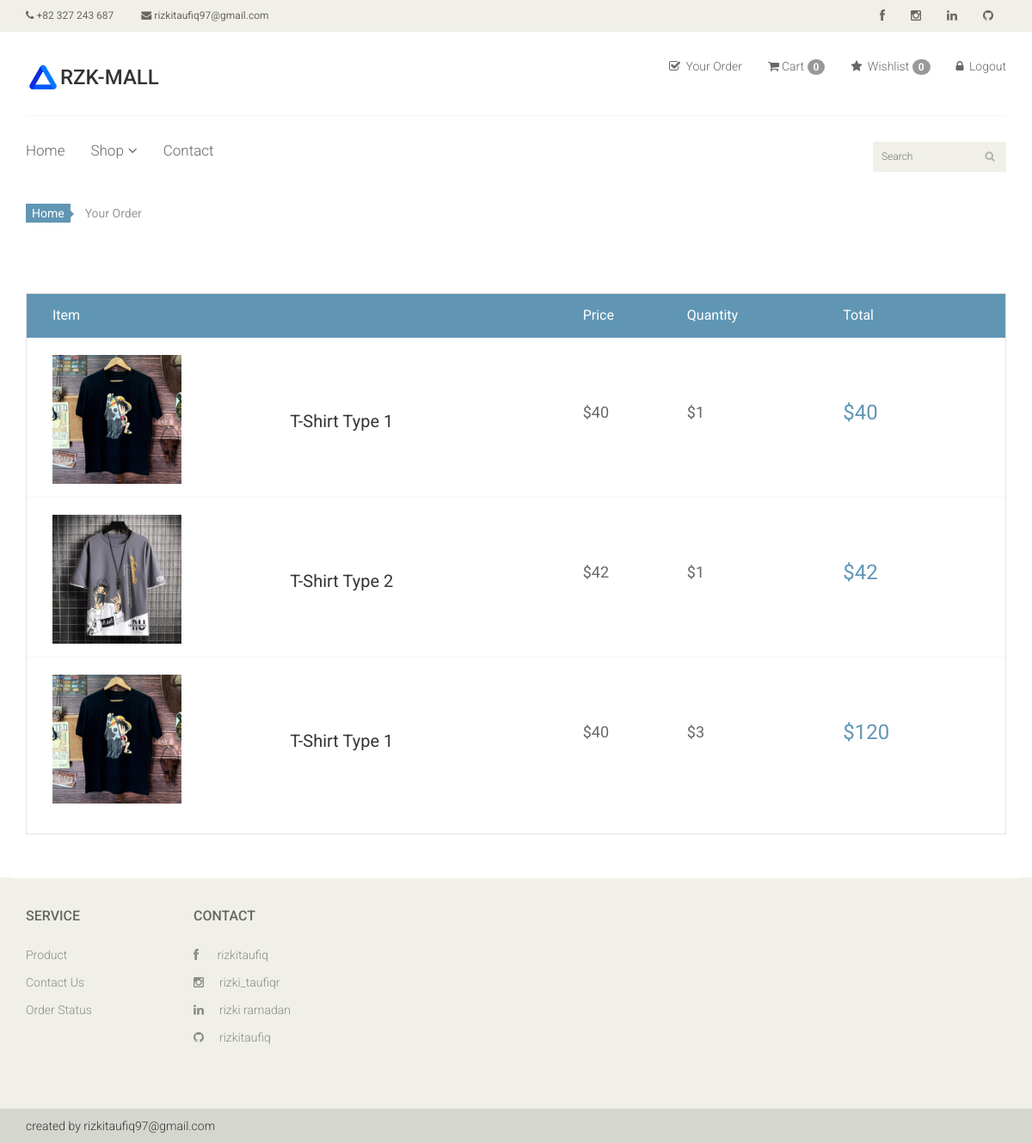
Page /order/ (signed in) on the earlier database version.
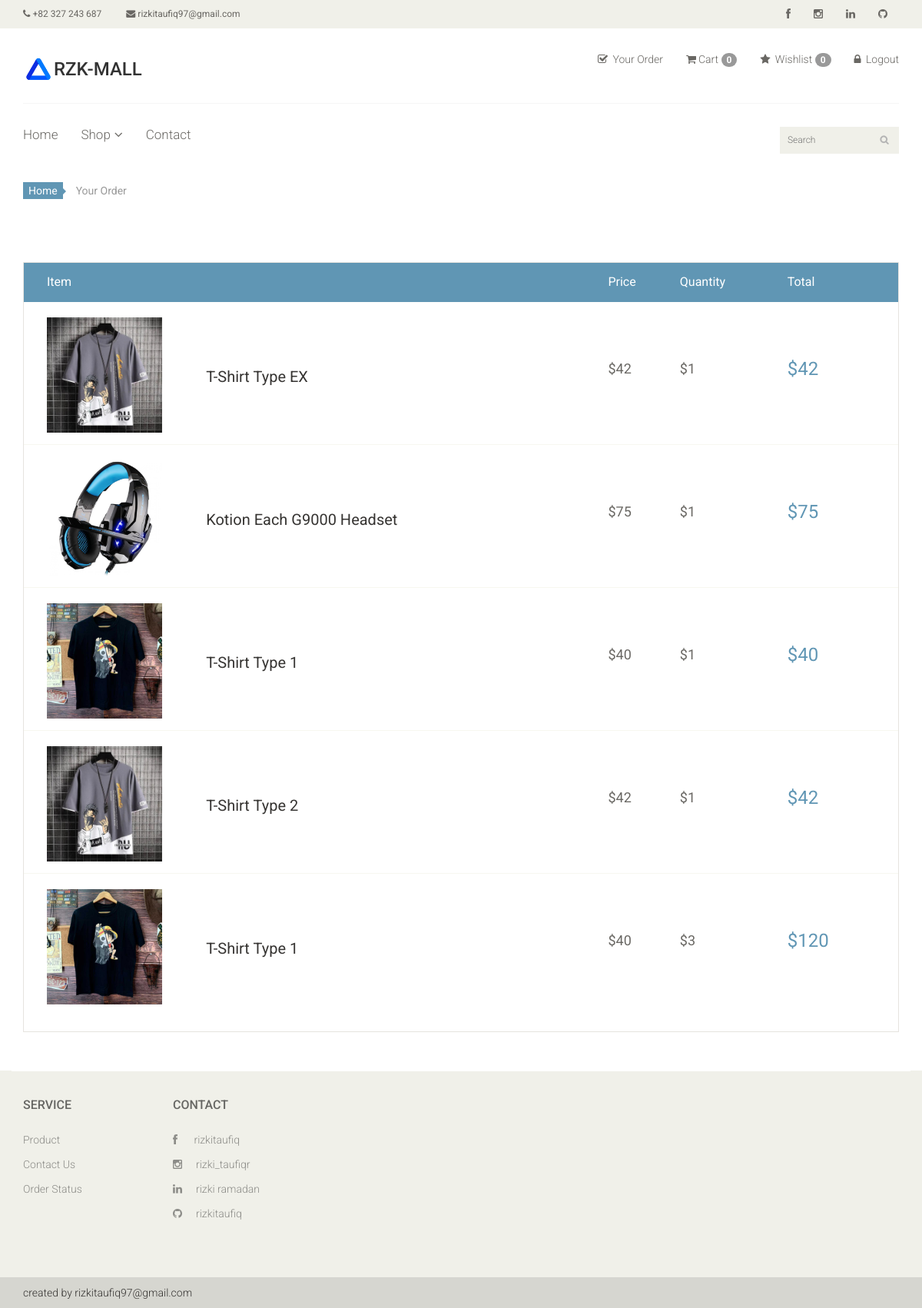
Same page on the later database version.
### app/models.py (models this page shows, shortened)
class Order(models.Model):
    image       = models.ImageField(upload_to='ecommerce/order/image')
    product     = models.CharField(max_length = 1000, default='')
    user        = models.ForeignKey(User, on_delete = models.CASCADE)
    price       = models.IntegerField()
    quantity    = models.CharField(max_length=5)
    total       = models.CharField(max_length = 1000, default='')
    address     = models.TextField()
    phone       = models.CharField(max_length = 10)
    pincode     = models.CharField(max_length = 10)
    date        = models.DateField(default = datetime.datetime.today)

### ecom/views.py (the view)
# urls.py: path('order/', views.order_page, name='order'),
def order_page(request):
    uid     = request.session.get('_auth_user_id')
    user    = User.objects.get(pk = uid)
    wishlist_count = Wishlist.objects.filter(user=user).count()
    order   = Order.objects.filter(user = user).order_by('-date')
    context = {
        'order' : order,
        'wishlist_count' : wishlist_count,
    }
    return render(request,'order.html', context)

### templates/order.html
{% extends "master.html" %}
{% block body %}
<section id="cart_items">
    <div class="container">
        <div class="breadcrumbs">
            <ol class="breadcrumb">
              <li><a href="#">Home</a></li>
              <li class="active">Your Order</li>
            </ol>
        </div>
        <div class="table-responsive cart_info">
            <table class="table table-condensed">
                <thead>
                    <tr class="cart_menu">
                        <td class="image">Item</td>
                        <td class="description"></td>
                        <td class="price">Price</td>
                        <td class="quantity">Quantity</td>
                        <td class="total">Total</td>
                        <td></td>
                    </tr>
                </thead>
                <tbody>
                    {% for data in order %}
                    <tr>
                        <td class="cart_product">
                            <a href=""><img src="{{ data.image }}" alt="" style="width:150px; height:150px;"></a>
                        </td>
                        <td class="cart_description">
                            <h4><a href="">{{ data.product }}</a></h4>
                        </td>
                        <td class="cart_price">
                            <p>${{ data.price }}</p>
                        </td>
                        <td class="cart_price">
                            <div class="cart_quantity_button">
                                <p>${{ data.quantity }}</p>
                            </div>
                        </td>
                        <td class="cart_total">
                            <p class="cart_total_price">${{ data.total }}</p>
                        </td>
                    </tr>
                    {% endfor %}
                </tbody>
            </table>
        </div>
    </div>
</section>
{% endblock %}

### templates/master.html (shortened to what this page needs)
<!DOCTYPE html>
<html lang="en">
<head>
    {% load static %}
    <link href="/static/css/bootstrap.min.css" rel="stylesheet">
    <link href="/static/css/font-awesome.min.css" rel="stylesheet">
    <link href="/static/css/prettyPhoto.css" rel="stylesheet">
    <link href="/static/css/price-range.css" rel="stylesheet">
    <link href="/static/css/animate.css" rel="stylesheet">
	<link href="/static/css/main.css" rel="stylesheet">
	<link href="/static/css/responsive.css" rel="stylesheet">
</head>
<body>
    <header id="header">
		<div class="header_top">
			<div class="container">
				<div class="row">
					<div class="col-sm-6">
						<div class="contactinfo">
							<ul class="nav nav-pills">
								<li><a href="#"><i class="fa fa-phone"></i> +82 327 243 687</a></li>
								<li><a href="#"><i class="fa fa-envelope"></i> rizkitaufiq97@gmail.com</a></li>
							</ul>
						</div>
					</div>
					<div class="col-sm-6">
						<div class="social-icons pull-right">
							<ul class="nav navbar-nav">
								<li><a href="https://web.facebook.com/rizki.taufiq2"><i class="fa fa-facebook"></i></a></li>
								<li><a href="https://www.instagram.com/rizki_taufiqr/"><i class="fa fa-instagram"></i></a></li>
								<li><a href="https://www.linkedin.com/in/rizki-ramadan-760084282/"><i class="fa fa-linkedin"></i></a></li>
								<li><a href="https://github.com/rizkitaufiq?tab=repositories"><i class="fa fa-github"></i></a></li>
							</ul>
						</div>
					</div>
				</div>
			</div>
		</div>
		<div class="header-middle">
			<div class="container">
				<div class="row">
					<div class="col-sm-4">
						<div class="logo logo-header pull-left">
							<a href="{% url 'index' %}"><img src="/static/images/home/logo1.jpg" alt="" style="width:40px;height:40px;margin-top:35%" /> </a>
							<h3> RZK-MALL</h3>
						</div>
					</div>
					<div class="col-sm-8">
						<div class="shop-menu pull-right">
							<ul class="nav navbar-nav">
								<li><a href="{% url 'order' %}"><i class="fa fa-check-square-o"></i> Your Order</a></li>
								<li><a href="{% url 'cart_detail' %}"><i class="fa fa-shopping-cart"></i>Cart <span class="badge badge-secondary">{{ request.session.cart|length }}</span></a></li>
								{% if request.user.is_authenticated %}
								<li><a href="{% url 'wishlist' %}"><i class="fa fa-star"></i> Wishlist <span class="badge badge-secondary">{{ wishlist_count }}</span></a></li>
								{% else %}
								<li><a href="{% url 'wishlist' %}"><i class="fa fa-star"></i> Wishlist <span class="badge badge-secondary">0</span></a></li>
								{% endif %}
								{% if request.user.is_authenticated %}
								<li><a href="{% url 'logout' %}"><i class="fa fa-lock"></i> Logout</a></li>
								{% else %}
								<li><a href="{% url 'login' %}"><i class="fa fa-lock"></i> Login</a></li>
								{% endif %}
							</ul>
						</div>
					</div>
				</div>
			</div>
		</div>
		<div class="header-bottom">
			<div class="container">
				<div class="row">
					<div class="col-sm-9">
						<div class="mainmenu pull-left">
							<ul class="nav navbar-nav collapse navbar-collapse">
								<li><a href="{% url 'index' %}" class="{% if request.resolver_match.url_name == 'index' %}active{% endif %}">Home</a></li>
								<li class="dropdown"><a href="#" class="{% if request.resolver_match.url_name == 'product' or request.resolver_match.url_name == 'cart_detail'  %}active{% endif %}">Shop<i class="fa fa-angle-down"></i></a>
                                </li>
								<li><a href="{% url 'contact' %}" class="{% if request.resolver_match.url_name == 'contact' %}active{% endif %}">Contact</a></li>
							</ul>
						</div>
					</div>
					<div class="col-sm-3">
						<form method="get" action="/search/">
							<div class="search_box pull-right">
								<input name="search" type="text" placeholder="Search"/>
							</div>
						</form>
					</div>
				</div>
			</div>
		</div>
	</header>
    {% block body  %} {% endblock  %}
    <footer id="footer">
		<div class="footer-widget">
			<div class="container">
				<div class="row">
					<div class="col-sm-2">
						<div class="single-widget">
							<h2>Service</h2>
							<ul class="nav nav-pills nav-stacked">
								<li><a href="{% url 'product' %}">Product</a></li>
								<li><a href="{% url 'contact' %}">Contact Us</a></li>
								<li><a href="{% url 'order' %}">Order Status</a></li>
							</ul>
						</div>
					</div>
					<div class="col-sm-2">
						<div class="single-widget">
							<h2>Contact</h2>
							<ul class="nav nav-pills nav-stacked">
								<li><a href="https://www.facebook.com/rizki.taufiq2"><i class="fa fa-facebook"></i> rizkitaufiq</a></li>
								<li><a href="https://www.instagram.com/rizki_taufiqr/"><i class="fa fa-instagram"></i>rizki_taufiqr</a></li>
								<li><a href="https://www.linkedin.com/in/rizki-ramadan-760084282/"><i class="fa fa-linkedin"></i>rizki ramadan</a></li>
								<li><a href="https://github.com/rizkitaufiq?tab=repositories"><i class="fa fa-github"></i>rizkitaufiq</a></li>
							</ul>
						</div>
					</div>
				</div>
			</div>
		</div>
		<div class="footer-bottom">
			<div class="container">
				<div class="row">
					<p class="pull-left">created by rizkitaufiq97@gmail.com</p>
				</div>
			</div>
		</div>
	</footer>
</body>
</html>

### static/css/main.css (style rules this page uses)
body { font-family: 'Roboto', sans-serif; background:; position: relative; font-weight:400px; }
ul li { list-style: none; }
a { -webkit-transition: 300ms; -moz-transition: 300ms; -o-transition: 300ms; transition: 300ms; }
h1, h2, h3, h4, h5, h6 { font-family: 'Roboto', sans-serif; }
.logo-header { display: flex; flex-direction: row; }
.header_top { background: none repeat scroll 0 0 #F0F0E9; }
.contactinfo ul li:first-child { margin-left: -15px; }
.contactinfo ul li a { font-size: 12px; color: #696763; font-family: 'Roboto', sans-serif; }
.social-icons ul li a { border: 0 none; border-radius: 0; color: #696763; padding:0px; }
.social-icons ul li { display:inline-block; }
.social-icons ul li a i { padding: 11px 15px; transition: all 0.9s ease 0s; -moz-transition: all 0.9s ease 0s; -webkit-transition: all 0.9s ease 0s; -o-transition: all 0.9s ease 0s; }
.header-middle .container .row { border-bottom: 1px solid #f5f5f5; margin-left: 0; margin-right: 0; padding-bottom: 20px; padding-top: 20px; }
.header-middle .container .row .col-sm-4 { padding-left: 0; }
.header-middle .container .row .col-sm-8 { padding-right:0; }
.shop-menu ul li { display:inline-block; padding-left: 15px; padding-right: 15px; }
.shop-menu ul li:last-child { padding-right: 0; }
.shop-menu ul li a { background: #FFFFFF; color: #696763; font-family: 'Roboto', sans-serif; font-size: 14px; font-weight: 300; padding:0; padding-right: 0; margin-top: 10px; }
.shop-menu ul li a i { margin-right:3px; }
.header-bottom { padding-bottom: 30px; padding-top: 30px; }
.navbar-collapse.collapse { padding-left: 0; }
.mainmenu ul li { padding-right: 15px; padding-left: 15px; }
.mainmenu ul li:first-child { padding-left: 0px; }
.mainmenu ul li a { color: #696763; font-family: 'Roboto', sans-serif; font-size: 17px; font-weight: 300; padding: 0; padding-bottom: 10px; }
.search_box input { background: #F0F0E9; border: medium none; color: #B2B2B2; font-family: 'roboto'; font-size: 12px; font-weight: 300; height: 35px; outline: medium none; padding-left: 10px; width: 155px; background-image: url(../images/home/searchicon.png); background-repeat: no-repeat; background-position: 130px; }
.fa-angle-down { padding-left: 5px; }
#footer { background: #F0F0E9; }
.footer-widget { margin-bottom: 68px; }
.footer-widget .container { border-top: 1px solid #FFFFFF; padding-top: 15px; }
.single-widget h2 { color: #666663; font-family: 'Roboto', sans-serif; font-size: 16px; font-weight: 500; margin-bottom: 22px; text-transform: uppercase; }
.single-widget ul li a { color: #8C8C88; font-family: 'Roboto', sans-serif; font-size: 14px; font-weight: 300; padding: 5px 0; }
.single-widget ul li a i { margin-right: 18px; }
.footer-bottom { background: #D6D6D0; padding-top: 10px; }
.footer-bottom p { color: #363432; font-family: 'Roboto', sans-serif; font-weight: 300; margin-left: 15px; }
.breadcrumbs { position: relative; }
.breadcrumbs .breadcrumb { background:transparent; margin-bottom: 75px; padding-left: 0; }
.breadcrumbs .breadcrumb li a { background:#6096B4; color: #FFFFFF; padding: 3px 7px; }
.breadcrumbs .breadcrumb li a:after { content:""; height:auto; width: auto; border-width: 8px; border-style: solid; border-color:transparent transparent transparent #6096B4; position: absolute; top: 11px; left:48px; }
.breadcrumbs .breadcrumb > li + li:before { content: " "; }
#cart_items .cart_info { border: 1px solid #E6E4DF; margin-bottom: 50px }
#cart_items .cart_info .cart_menu { background: #6096B4; color: #fff; font-size: 16px; font-family: 'Roboto', sans-serif; font-weight: normal; }
#cart_items .cart_info .table.table-condensed thead tr { height: 51px; }
#cart_items .cart_info .table.table-condensed tr { border-bottom: 1px solid#F7F7F0 }
#cart_items .cart_info .table.table-condensed tr:last-child { border-bottom: 0 }
.cart_info table tr td { border-top: 0 none; vertical-align: inherit; }
#cart_items .cart_info .image { padding-left: 30px; }
#cart_items .cart_info .cart_description h4 { margin-bottom: 0 }
#cart_items .cart_info .cart_description h4 a { color: #363432; font-family: 'Roboto',sans-serif; font-size: 20px; font-weight: normal; }
#cart_items .cart_info .cart_price p { color:#696763; font-size: 18px }
#cart_items .cart_info .cart_total_price { color: #6096B4; font-size: 24px; }
.cart_product { display: block; margin: 15px -70px 10px 25px; }

Differences in the rows shown:
added Order: image (picture), product "T-Shirt Type EX", price "42", quantity "1", total "42"
added Order: image (picture), product "Kotion Each G9000 Headset", price "75", quantity "1", total "75"
